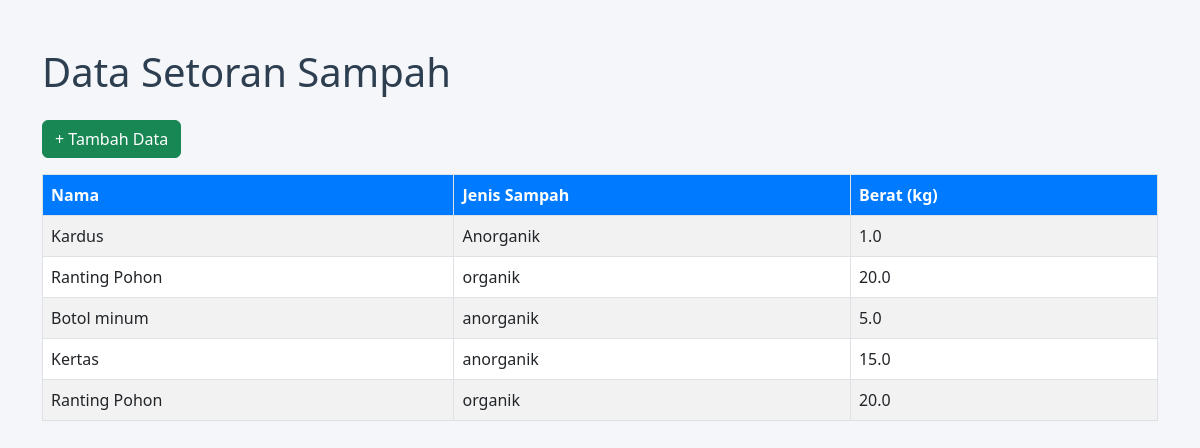
The page / on the database its author committed.
### tables this page shows
CREATE TABLE setoran(
        id INTEGER PRIMARY KEY AUTOINCREMENT,
        nama TEXT NOT NULL,
        jenis TEXT NOT NULL,
        berat REAL NOT NULL);

### app.py (the view)
@app.route('/')
def index():
    conn = get_db_connection()
    data = conn.execute('SELECT * FROM setoran').fetchall()
    conn.close()
    return render_template('index.html', data=data)

### app.py (called while the page is built)
def get_db_connection():
    conn = sqlite3.connect('database.db')
    conn.row_factory = sqlite3.Row
    return conn

### templates/index.html (shortened to what this page needs)
<!DOCTYPE html>
<html>
    <head>
            <link href="https://cdn.jsdelivr.net/npm/bootstrap@5.3.0/dist/css/bootstrap.min.css" rel="stylesheet">
            <link href="{{ url_for('static', filename='style.css') }}" rel="stylesheet">
    </head>
    <body class="container mt-5">
        <h1 class="mb-4">Data Setoran Sampah</h1>
        <a href="/tambah" class="btn btn-success mb-3">+ Tambah Data</a>
        <table class="table table-bordered table-striped">
            <thead>
                <tr>
                    <th>Nama</th>
                    <th>Jenis Sampah</th>
                    <th>Berat (kg)</th>
                </tr>
            </thead>
            <tbody>
                {% for d in data %}
                <tr>
                    <td>{{ d.nama }}</td>
                    <td>{{ d.jenis }}</td>
                    <td>{{ d.berat }}</td>
                </tr>
                {% endfor %}
            </tbody>
        </table>
    </body>
</html>

### static/style.css (style rules this page uses)
body { background-color: #f4f6f9; font-family: 'Segoe UI', sans-serif; }
h1 { color: #2c3e50; }
.table th { background-color: #007bff; color: white; }

### rows shown on the page
setoran: nama "Kardus", jenis "Anorganik", berat "1.0"
setoran: nama "Ranting Pohon", jenis "organik", berat "20.0"
setoran: nama "Botol minum", jenis "anorganik", berat "5.0"
setoran: nama "Kertas", jenis "anorganik", berat "15.0"
setoran: nama "Ranting Pohon", jenis "organik", berat "20.0"
